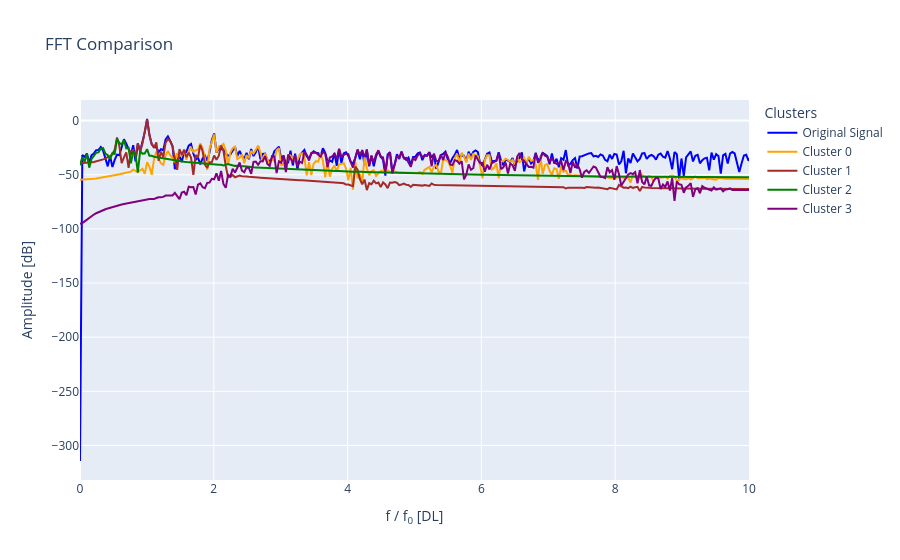
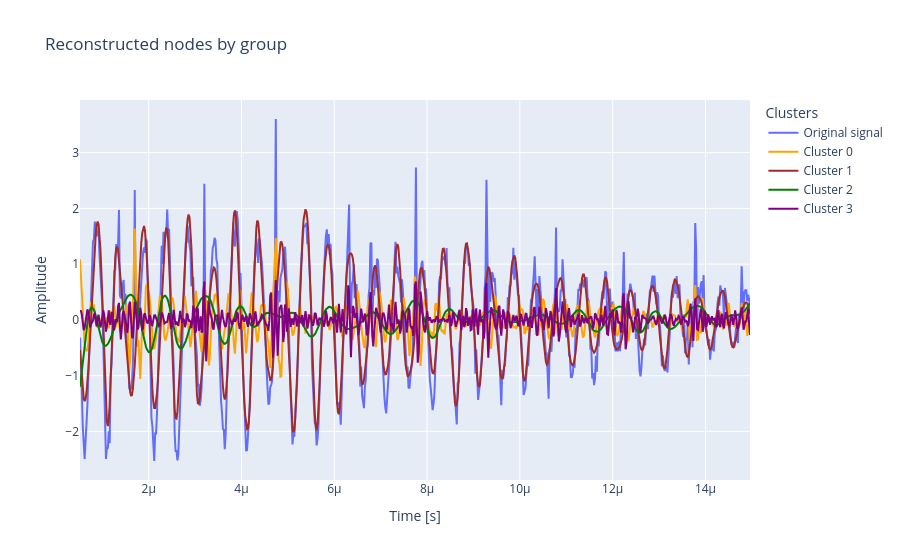

The notebook cell these images were saved under, in order:
### Code cell
# Set clusters to None to plot all of them, otherwise, plot a list of int
fig = plot.plot_fft_by_group(
    tr_obj, labels, no_clusters, sampling_rate,
    clusters=None, xlim=10, fundamental_freq=frequency,
    freq_threshold=freq_threshold
)

fig = plot.plot_reconstructions_by_group(tr_obj, labels, no_clusters, t_plot, freq_threshold)

### Figure 1 — Plotly figure (JSON) as saved in the notebook; plotly's stock layout.template omitted (floating-point values rounded to 4 significant figures; data arrays with more than 128 entries replaced by an {"elided": "..."} marker saying what was removed)
{"data": [{"line": {"color": "blue"}, "mode": "lines", "name": "Original Signal", "type": "scatter", "x": {"elided": "361 float values"}, "y": {"elided": "361 float values"}}, {"line": {"color": "orange"}, "mode": "lines", "name": "Cluster 0", "type": "scatter", "x": {"elided": "361 float values"}, "y": {"elided": "361 float values"}}, {"line": {"color": "brown"}, "mode": "lines", "name": "Cluster 1", "type": "scatter", "x": {"elided": "361 float values"}, "y": {"elided": "361 float values"}}, {"line": {"color": "green"}, "mode": "lines", "name": "Cluster 2", "type": "scatter", "x": {"elided": "361 float values"}, "y": {"elided": "361 float values"}}, {"line": {"color": "purple"}, "mode": "lines", "name": "Cluster 3", "type": "scatter", "x": {"elided": "361 float values"}, "y": {"elided": "361 float values"}}], "layout": {"legend": {"title": {"text": "Clusters"}}, "title": {"text": "FFT Comparison"}, "xaxis": {"range": [0, 10], "title": {"text": "f / f<sub>0</sub> [DL]"}}, "yaxis": {"title": {"text": "Amplitude [dB]"}}}}

### Figure 2 — Plotly figure (JSON) as saved in the notebook; plotly's stock layout.template omitted (floating-point values rounded to 4 significant figures; data arrays with more than 128 entries replaced by an {"elided": "..."} marker saying what was removed)
{"data": [{"mode": "lines", "name": "Original signal", "type": "scatter", "x": {"elided": "723 float values"}, "y": {"elided": "723 float values"}}, {"line": {"color": "orange"}, "mode": "lines", "name": "Cluster 0", "type": "scatter", "x": {"elided": "723 float values"}, "y": {"elided": "723 float values"}}, {"line": {"color": "brown"}, "mode": "lines", "name": "Cluster 1", "type": "scatter", "x": {"elided": "723 float values"}, "y": {"elided": "723 float values"}}, {"line": {"color": "green"}, "mode": "lines", "name": "Cluster 2", "type": "scatter", "x": {"elided": "723 float values"}, "y": {"elided": "723 float values"}}, {"line": {"color": "purple"}, "mode": "lines", "name": "Cluster 3", "type": "scatter", "x": {"elided": "723 float values"}, "y": {"elided": "723 float values"}}], "layout": {"legend": {"title": {"text": "Clusters"}}, "title": {"text": "Reconstructed nodes by group"}, "xaxis": {"title": {"text": "Time [s]"}}, "yaxis": {"title": {"text": "Amplitude"}}}}
